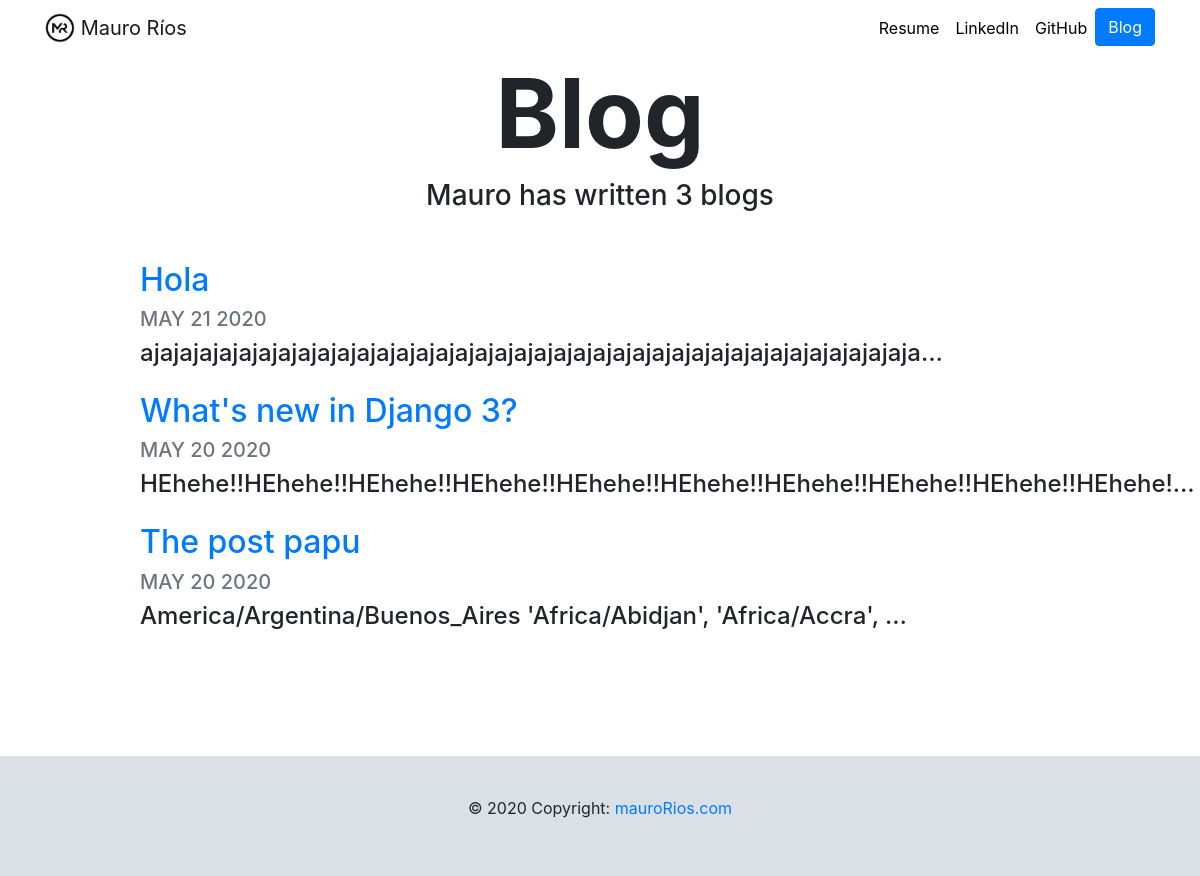
The page /blog/ on the database as committed earlier.
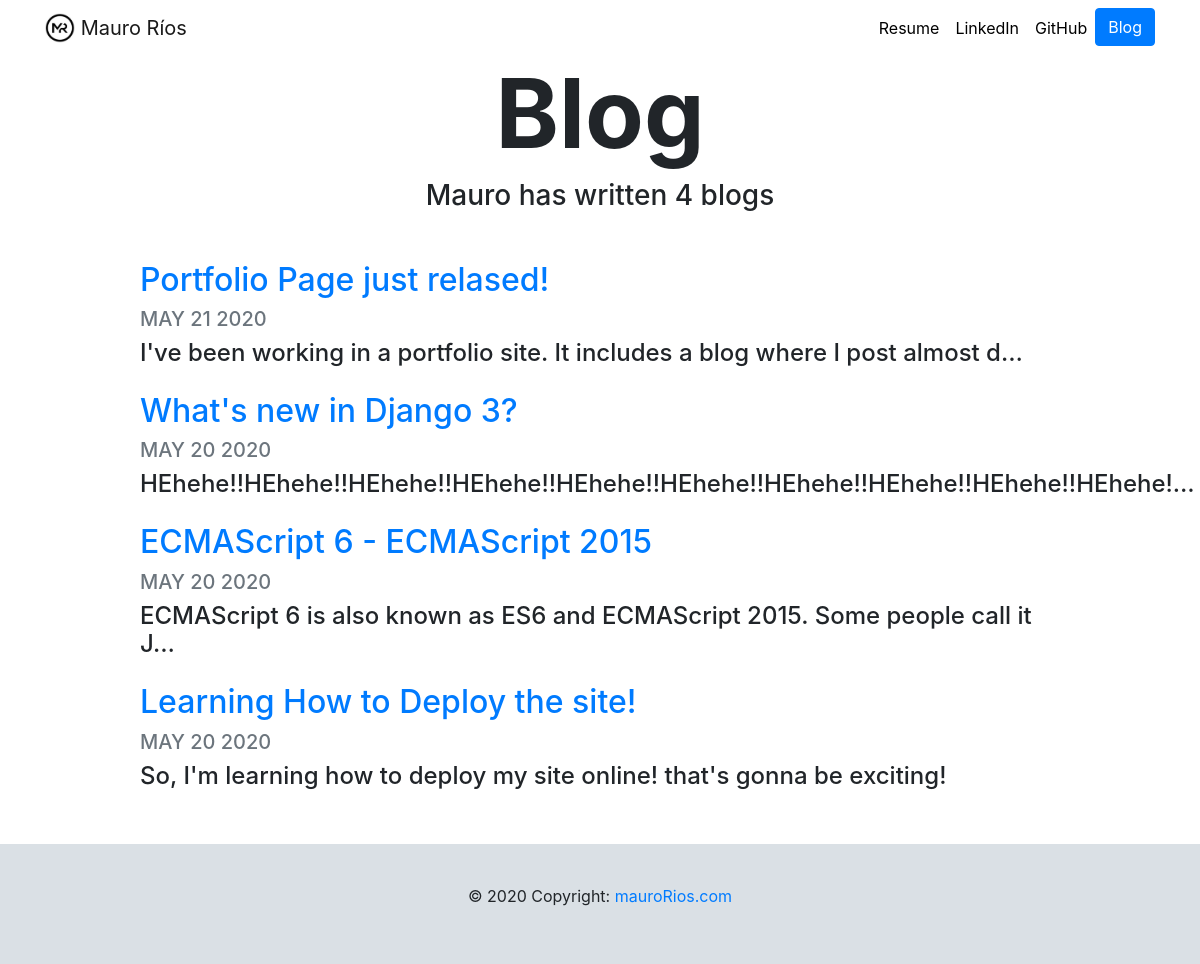
The same page on the database as committed later.
### blog/models.py (models this page shows, shortened)
class Blog(models.Model):
    title = models.CharField(max_length=200)
    description = models.TextField()
    date = models.DateField(default=datetime.date.today) # I saved the day with this.

### blog/views.py (the view)
# urls.py: path('', views.all_blogs, name='all_blogs'),
def all_blogs(request):
    blogs = Blog.objects.order_by('-date')
    return render(request, 'blog/all_blogs.html', {'blogs':blogs})

### blog/templates/blog/all_blogs.html
{% extends "portfolio/base.html" %}
{% load static %}
{% block content %}
<h1 id="blogtitle" class="font-weight-bold text-center">Blog</h1>
<h3 class="text-center mb-5">Mauro has written {{ blogs.count }} blog{{ blogs.count|pluralize }}</h3>
{% for blog in blogs %}
<div class="row justify-content-center my-3">
  <div class="col-md-10">
    <a href="{% url 'blog:detail' blog.id %}">
      <h2>{{ blog.title }}</h2>
    </a>
    <h5 class="text-muted">{{ blog.date|date:'M d Y'|upper }}</h5>
    <h4>{{ blog.description|striptags|truncatechars:80 }}</h4>
  </div>
</div>
{% endfor %}
{% endblock %}

Rows that differ between the two databases and show on the page:
changed Blog: title "Hola" → "Portfolio Page just relased!"; description "ajajajajajajajajajajajajajajajajajajajajajajajajajajajajajajajajajajajajajajaja…" → "I've been working in a portfolio site. It includes a blog where I post almost d…"
changed Blog: title "The post papu" → "ECMAScript 6 - ECMAScript 2015"; description "America/Argentina/Buenos_Aires 'Africa/Abidjan', 'Africa/Accra', …" → "ECMAScript 6 is also known as ES6 and ECMAScript 2015. Some people call it J…"
added Blog: title "Learning How to Deploy the site!", date "MAY 20 2020", description "So, I'm learning how to deploy my site online! that's gonna be exciting!"
Other text that changed with them:
{{ blogs.count }}: "3" → "4"
